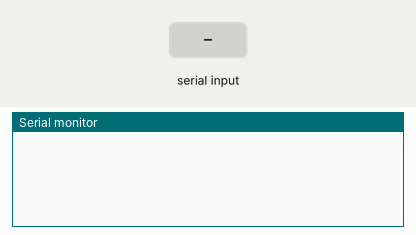
This sketch was run on a simulated Arduino Mega 2560, built with avr-gcc and run on an emulated ATmega2560. Shown: the last lines printed to the serial monitor. Wiring (inferred from the names in the program): 24Cxx EEPROM at I2C address 0x50. The inputs (shaded band) are chosen by the test bench. EEPROM starts erased.

Above: at 1.2 s.
1.3 s: "s90\n" received over Serial
At 1.7 s:
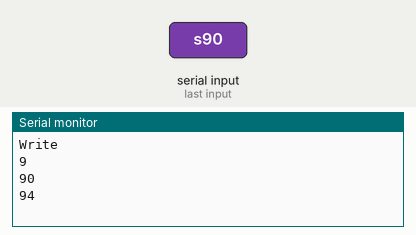
2.8 s: byte 114 ('r') received over Serial
At 4.0 s:
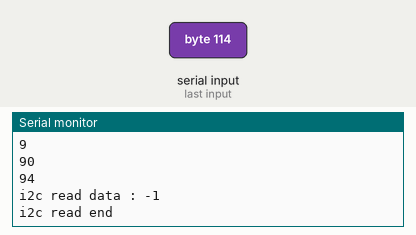
4.3 s: "s,45\n" received over Serial
At 5.5 s:
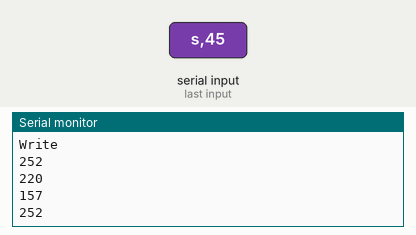
Timing chart, 0 to 7.3 s (numbered marks = the images above; inputs shaded):
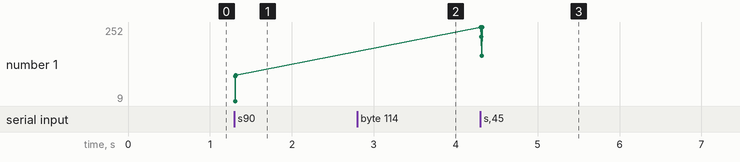

The sketch:

eepRomFirst.ino
```cpp
#include <Wire.h>

#define SCL 21
#define SDA 20
#define READ_MODE 2
#define WRITE_MODE 3

static unsigned long currentMillis, delayTime=0, previousMillis0=0;
static int eepRom_sequence[8]={0, }, byteCheck=0;

static uint8_t DevceAddr_w, WordAddr, Data=0;
static int i=0, first=1;
static char readSerial, mode=0, a=1;

void setup()
{
  Serial.begin(9600);

  DevceAddr_w= 0xA0;
  WordAddr= 0x01;

  Init_eepRom(SCL, SDA);
  gpioA_High(SDA);
  gpioA_High(SCL);
  Delay_ms(5);
}


void loop()
{
  currentMillis = CheckMillis();


  if (Serial.available() > 0)
  {
    readSerial=Serial.read();

    if(readSerial=='s')
    {
      Serial.println("Write");
      mode=WRITE_MODE;
    }


    else if(readSerial=='r')
    {
      mode=READ_MODE;
    }

    if(mode==WRITE_MODE && readSerial!='s')
    {
      Data*=10;
      Data+=ConvAskiiToNum(readSerial);
      Serial.println(Data);
    }
  }


  if(mode==WRITE_MODE)
  {

  if(first==1)
  {
    delayTime=currentMillis;
    Init_eepRom(SCL, SDA);
    first=0;
  }

  if(eepRom_sequence[0]==0)
  {
    eepRom_sequence[0]= EEPRom_Start(SCL, SDA, currentMillis, &delayTime);
//    Serial.println("start");
  }

  if(eepRom_sequence[0]==1 && eepRom_sequence[1]==0)
  {
    byteCheck+=EEPRom_WriteByte(SCL, SDA, DevceAddr_w, currentMillis, &delayTime, byteCheck);

    if(byteCheck>=8)// 8bit loop
    {
      eepRom_sequence[1]=1;
      byteCheck=0;
//      Serial.println("Device");
    }
  }

  if(eepRom_sequence[1]==1 && eepRom_sequence[2]==0 )
  {
    eepRom_sequence[2]=EEPRom_ACK(SCL, SDA, currentMillis, &delayTime);
  }

  if(eepRom_sequence[2]==1 && eepRom_sequence[3]==0)
  {
    byteCheck+=EEPRom_WriteByte(SCL, SDA, WordAddr, currentMillis, &delayTime, byteCheck);

    if(byteCheck>=8)// 8bit loop
    {
      eepRom_sequence[3]=1;
      byteCheck=0;
//      Serial.println("Word");
//      Serial.println(byteCheck);
    }
  }

  if(eepRom_sequence[3]==1 && eepRom_sequence[4]==0)
  {
    eepRom_sequence[4]=EEPRom_ACK(SCL, SDA, currentMillis, &delayTime);
  }

  if(eepRom_sequence[4]==1 && eepRom_sequence[5]==0)
  {
    byteCheck+=EEPRom_WriteByte(SCL, SDA, Data, currentMillis, &delayTime, byteCheck);

    if(byteCheck>=8)// 8bit loop
    {
//      Serial.println("Data");
      eepRom_sequence[5]=1;
      byteCheck=0;
    }
  }

  if(eepRom_sequence[5]==1 && eepRom_sequence[6]==0)
  {
    eepRom_sequence[6]=EEPRom_ACK(SCL, SDA, currentMillis, &delayTime);
  }

  if(eepRom_sequence[6]==1 && eepRom_sequence[7]==0)
  {
    eepRom_sequence[7]=EEPRom_Stop(SCL, SDA, currentMillis, &delayTime);

    if(eepRom_sequence[7]==1)
    {
      readSerial=0;
      mode=0;
//        Serial.println("Write Finish!");
    }
  }
  }

  else if(mode==READ_MODE)
  {
      first=1;
      mode=0;
      Data=0;
      readSerial=0;

      for(i=0; i<8; i++)
      {
        eepRom_sequence[i]=0;
      }

      Wire.begin();

      Wire.beginTransmission(0x50); // transmit to device address 0xa0 -> right shift 1 -> 0x50
      Wire.write(0x01);        // send data address
      Wire.endTransmission();    // stop transmitting

      Wire.requestFrom(0x50, 1);    // request 1 bytes from slave device address

      while (Wire.available())   // slave may send less than requested
      {
        char c = Wire.read(); // receive a byte as character
        Serial.print("i2c read data : ");
        Serial.print((int)c);         // print the character
        Serial.print("\n");
      }
      Serial.print("i2c read end\n");

      Wire.end();

      Init_eepRom(SCL, SDA);
//      gpioA_High(SDA);
//      gpioA_High(SCL);


  }

}
```

AskiiConv.ino
```cpp
uint8_t ConvAskiiToNum(char AskiiCode)
{
  return AskiiCode-48;
}
```

Keil_To_Arduino.ino
```cpp
void gpioA_High(int pin)
{
  digitalWrite(pin, 1);
}

void gpioA_Low(int pin)
{
  digitalWrite(pin, 0);
}

uint32_t CheckMillis(void)
{
  return millis();
}

void Delay_ms(uint32_t DelayTime)
{
  delay(DelayTime);
}
```

eepRom.ino
```cpp
#define SEQUENCE_FINISH 1
#define SEQUENCE_NOT_FINISH 0

#define SLAVE_RECEVE_DATA 1
#define SLAVE_NO_RECEVE_DATA 2

/* eepRom SCL pulse: 2ms
 * eepRom SDA pulse: 4ms
*/

void Init_eepRom(char Scl, char Sda)
{
  pinMode(Scl, OUTPUT);
  pinMode(Sda, OUTPUT);
  digitalWrite(SDA, 1);
  digitalWrite(SCL, 1);
}
/*start Signal*/
int EEPRom_Start(char Scl, char Sda, unsigned long curTime, unsigned long *MillisDelay)
{
  if(curTime-(*MillisDelay)<=1)
  {
    gpioA_High(Scl);
  }

  //Delay_ms(1);
  else if( curTime-(*MillisDelay)>1 && curTime-(*MillisDelay)<=2)
  {
  gpioA_Low(Sda);
  }
    //Delay_ms(1);
  else if(curTime-(*MillisDelay)>2 && curTime-(*MillisDelay)<=3)
  {
    gpioA_Low(Scl);
  }
  else
  {
    *MillisDelay=curTime;
//    Serial.println("start");
    return SEQUENCE_FINISH;
  }

  return SEQUENCE_NOT_FINISH;
  //Delay_ms(1);
}

/*stop signal*/
int EEPRom_Stop(char Scl, char Sda, unsigned long curTime, unsigned long *MillisDelay)
{
  if(curTime-(*MillisDelay)<=1)
  {
    gpioA_Low(Sda);
  }
  //Delay_ms(1);
  else if(curTime-(*MillisDelay)>1 && curTime-(*MillisDelay)<=2)
  {
    gpioA_High(Scl);
  }
  //Delay_ms(1);
  else if(curTime-(*MillisDelay)>2 && curTime-(*MillisDelay)<=3)
  {
    gpioA_High(Sda);
  }
  //Delay_ms(1);
  else
  {
      *MillisDelay=curTime;
      gpioA_High(Scl);
      return SEQUENCE_FINISH;
  }

  return SEQUENCE_NOT_FINISH;
}

/*ACK Signal*/
int EEPRom_ACK(char Scl, char Sda, unsigned long curTime, unsigned long *MillisDelay)
{
  int Ackbit=0;
  if(curTime-(*MillisDelay)<=1)
  {
    gpioA_Low(Sda);
  }
    //Delay_ms(1);
  else if(curTime-(*MillisDelay)>1 && curTime-(*MillisDelay)<=3)
  {
    pinMode(Sda, INPUT);
    gpioA_High(Scl);
    Ackbit+=digitalRead(Sda);
  }
    //Delay_ms(2)
  else
  {
    pinMode(Sda, OUTPUT);
    gpioA_Low(Scl);
    *MillisDelay=curTime;

    if(Ackbit==0)
    {
        return SLAVE_RECEVE_DATA;
    }
    else
    {
      return SLAVE_NO_RECEVE_DATA;
    }
  }

  return SEQUENCE_NOT_FINISH;
}

/*Write 1bit*/
int EEPRom_WriteByte(char Scl, char Sda, uint8_t Byte, unsigned long curTime, unsigned long *MillisDelay, int MaskCount)
{
  unsigned char mask=0x80;

      /*if bit is 1*/
      if( Byte&(mask>>MaskCount) )
      {
          if(curTime-(*MillisDelay)<=1)
          {
            gpioA_High(Sda);
          }
            //Delay_ms(1);
          else if(curTime-(*MillisDelay)>1 && curTime-(*MillisDelay)<=3)
          {
          gpioA_High(Scl);
          }
            //Delay_ms(2);
          else if(curTime-(*MillisDelay)>3 && curTime-(*MillisDelay)<=4)
          {
            gpioA_Low(Scl);
            *MillisDelay=curTime;
            return SEQUENCE_FINISH;
          }
      }

      /*if bit is 0*/
      else
      {
          if(curTime-(*MillisDelay)<=1)
          {
            gpioA_Low(Sda);
          }
          //Delay_ms(1);
          else if(curTime-(*MillisDelay)>1 && curTime-(*MillisDelay)<=3)
          {
            gpioA_High(Scl);
          }
            //Delay_ms(2);
          else if(curTime-(*MillisDelay)>3 && curTime-(*MillisDelay)<=4)
          {
            gpioA_Low(Scl);
            *MillisDelay=curTime;
            return SEQUENCE_FINISH;
          }
      }
      //Delay_ms(1);

      return SEQUENCE_NOT_FINISH;
}
```

Measured:
- after the input at 1.3 s, the serial monitor: prints a new line at once (image 1)
- after the input at 2.8 s, the serial monitor: prints a new line at once (image 2)
- after the input at 4.3 s, the serial monitor: prints a new line at once (image 3)
- plotted number 1: 94 → 252 after the input at 4.3 s
